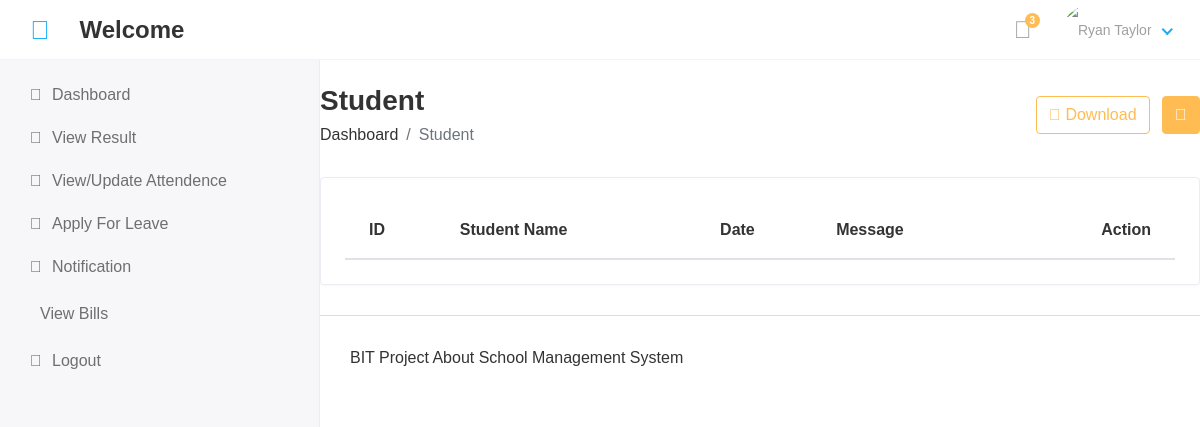
/hod/student/leave_view/, run on an earlier commit of the app's database.
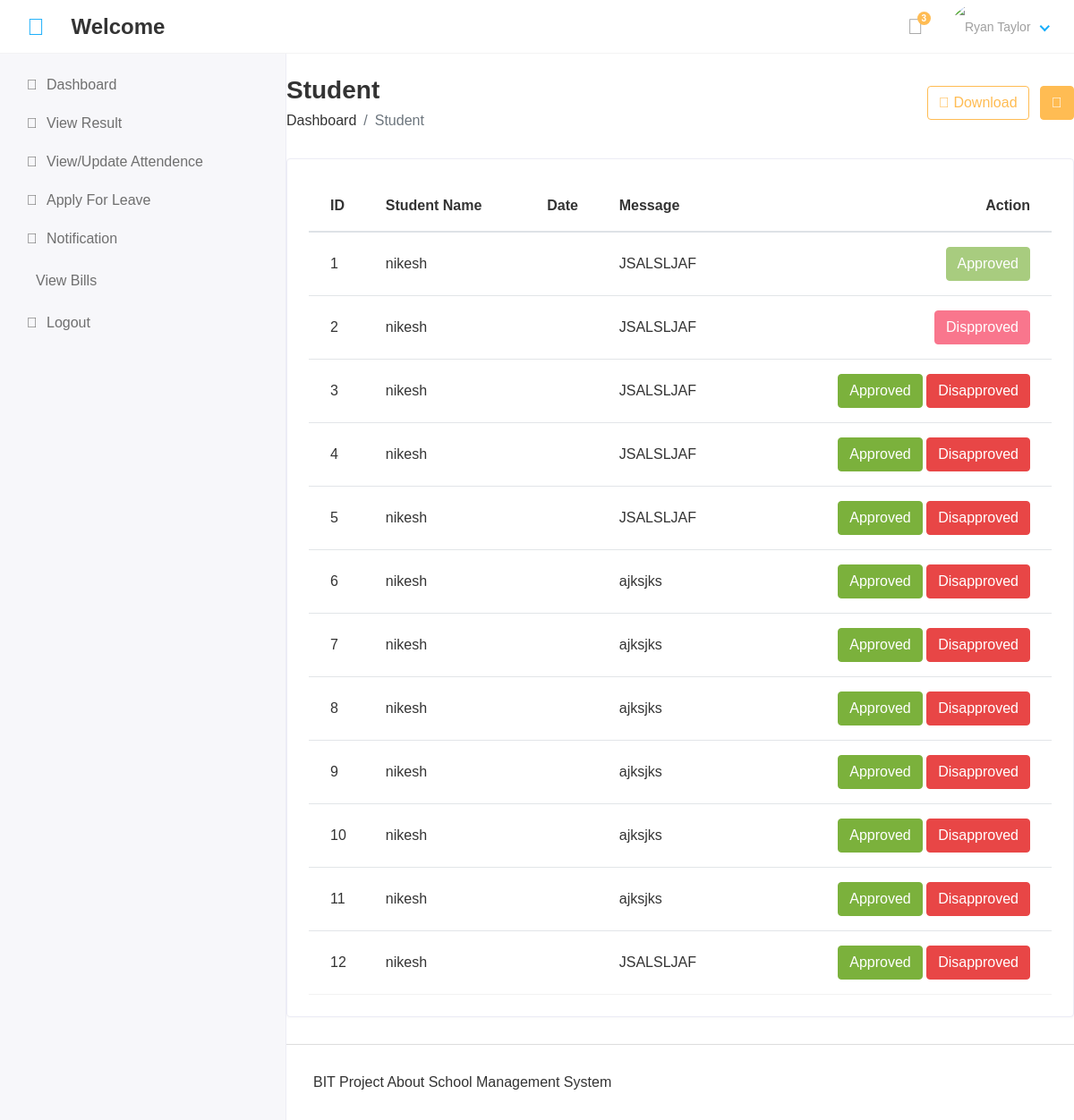
And on a later commit of the database.
### app/models.py (models this page shows, shortened)
class Student_leave(models.Model):
     student_id = models.ForeignKey(Student, on_delete=models.CASCADE)
     data=models.CharField(max_length=50)
     message=models.TextField()
     status=models.IntegerField(default=0)
     created_at=models.DateTimeField(auto_now_add=True)
     updated_at=models.DateTimeField(auto_now=True)

class Student(models.Model):
    admin=models.OneToOneField(CustomUser,on_delete=models.CASCADE)
    address=models.TextField()
    gender=models.CharField(max_length=50)
    course_id = models.ForeignKey(Course,on_delete=models.DO_NOTHING)
    session_year_id = models.ForeignKey(Session,on_delete=models.DO_NOTHING)
    created_at=models.DateTimeField(auto_now_add=True)
    updated_at=models.DateTimeField(auto_now=True)
    objects=models.Manager()

class CustomUser(AbstractUser):
    USER=(
        (1,"HOD"),
        (2,"STAFF"),
        (1,"STUDENT"),
    )
    user_type = models.CharField(choices=USER, max_length=30, default=1)
    profile_pic=models.ImageField(upload_to='media/profile_pic')

### cozy_cup/Hod_views.py (the view)
# urls.py: path('hod/student/leave_view/',Hod_views.Student_leave_view,name='student_leave_view'),
def Student_leave_view(request):
    student_leave=Student_leave.objects.all()
    context={
        'student_leave':student_leave
    }
    return render(request,'Hod/student_leave.html',context)

### templates/Hod/student_leave.html
{% extends "base.html" %}
{% block content %}
    <div class="page-header">
       <div class="row align-items-center">
          <div class="col">
             <h3 class="page-title">Student</h3>
             <ul class="breadcrumb">
                <li class="breadcrumb-item"><a href="index.html">Dashboard</a></li>
                <li class="breadcrumb-item active">Student</li>
             </ul>
          </div>
          <div class="col-auto text-right float-right ml-auto">
             <a href="#" class="btn btn-outline-primary mr-2"><i class="fas fa-download"></i> Download</a>
             <a href="add-student.html" class="btn btn-primary"><i class="fas fa-plus"></i></a>
          </div>
       </div>
    </div>
    <div class="row">
       <div class="col-sm-12">
          <div class="card card-table">
             <div class="card-body">
                <div class="table-responsive">
                   <table id="table_id" class="table table-hover table-center mb-0 ">
                      <thead>
                         <tr>
                            <th>ID</th>
                            <th> Student Name</th>
                            <th>Date</th>
                            <th>Message</th>
                            <th class="text-right">Action</th>
                         </tr>
                      </thead>
                      <tbody>
                        {%for i in student_leave%}
                         <tr>
                            <td>{{i.id}}</td>
                            <td>{{i.student_id.admin.first_name}}</td>
                           <td>{{i.date}}</td>
                            <td>{{i.message}}</td>
                            <td class="text-right">
                               <div class="actions">
                                 {% if  i.status == 0 %}
                                 <a href="{% url 'student_approve_leave' i.id%}"  class="btn btn-success">Approved </a>
                                 <a href="{% url 'student_disapprove_leave' i.id%}"  class="btn btn-danger">Disapproved </a>
                                 {% elif i.status == 1  %}
                                 <button class="btn btn-success" disabled="disabled">Approved </button>
                                 {% else %}
                                 <button class="btn btn-danger" disabled="disabled">Dispproved </button>
                                 {% endif %}
                               </div>
                            </td>
                         </tr>
                         {%endfor%}
                      </tbody>
                   </table>
                </div>
             </div>
          </div>
       </div>
    </div>
{% endblock content %}

What changed in the data, as far as the page shows it:
added Student_leave: id "1", student_id.admin.first_name "nikesh", message "JSALSLJAF", status "Approved"
added Student_leave: id "2", student_id.admin.first_name "nikesh", message "JSALSLJAF", status "Dispproved"
added Student_leave: id "3", student_id.admin.first_name "nikesh", message "JSALSLJAF", status "Approved"
added Student_leave: id "4", student_id.admin.first_name "nikesh", message "JSALSLJAF", status "Approved"
added Student_leave: id "5", student_id.admin.first_name "nikesh", message "JSALSLJAF", status "Approved"
added Student_leave: id "6", student_id.admin.first_name "nikesh", message "ajksjks", status "Approved"
added Student_leave: id "7", student_id.admin.first_name "nikesh", message "ajksjks", status "Approved"
added Student_leave: id "8", student_id.admin.first_name "nikesh", message "ajksjks", status "Approved"
added Student_leave: id "9", student_id.admin.first_name "nikesh", message "ajksjks", status "Approved"
added Student_leave: id "10", student_id.admin.first_name "nikesh", message "ajksjks", status "Approved"
added Student_leave: id "11", student_id.admin.first_name "nikesh", message "ajksjks", status "Approved"
added Student_leave: id "12", student_id.admin.first_name "nikesh", message "JSALSLJAF", status "Approved"
